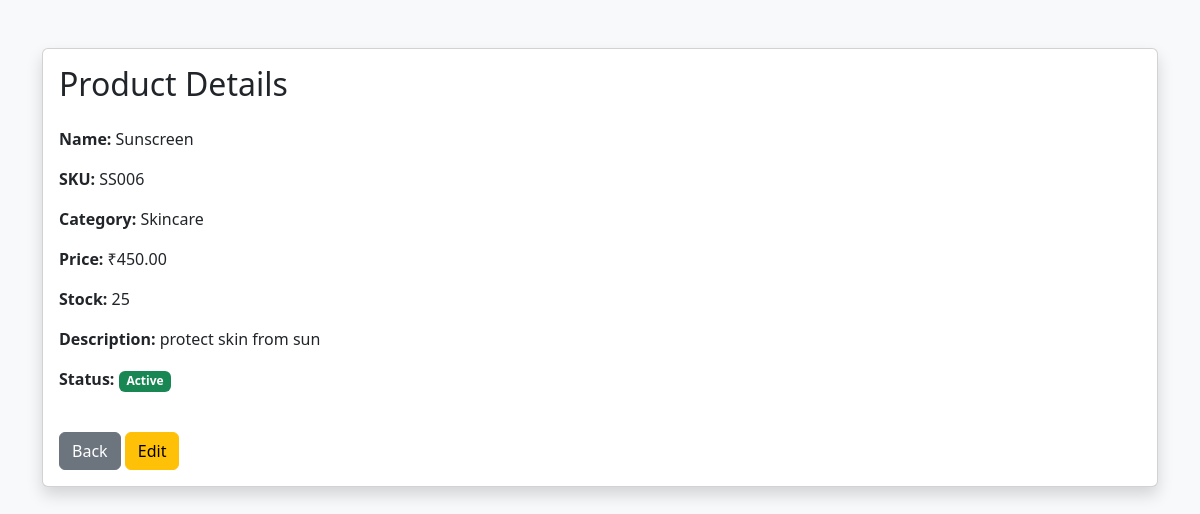
Page /products/view/6/ (signed in) on the committed database.
### store/models.py (models this page shows, shortened)
class Product(models.Model):
    name = models.CharField(max_length=150)
    sku = models.CharField(max_length=50, unique=True)
    category = models.ForeignKey(
        Category,
        on_delete=models.PROTECT,
        related_name="products"
    )
    price = models.DecimalField(max_digits=10, decimal_places=2)
    stock = models.PositiveIntegerField(default=0)
    image = models.ImageField(upload_to="products/", blank=True, null=True)
    description = models.TextField(blank=True)
    status = models.BooleanField(default=True)
    created_at = models.DateTimeField(auto_now_add=True)
    updated_at = models.DateTimeField(auto_now=True)

class Category(models.Model):
    name = models.CharField(max_length=100, unique=True)

### store/views.py (the view)
# urls.py: path("products/view/<int:id>/", views.product_detail, name="product_detail"),
@login_required
def product_detail(request, id):
    product = get_object_or_404(
        Product,
        id=id
    )
    return render(
        request,
        "product_detail.html",
        {
            "product": product
        }
    )

### templates/product_detail.html (shortened to what this page needs)
<!DOCTYPE html>
<html lang="en">
<head>
    <link
        href="https://cdn.jsdelivr.net/npm/bootstrap@5.3.3/dist/css/bootstrap.min.css"
        rel="stylesheet"
    >
</head>
<body class="bg-light">
<div class="container mt-5">
    <div class="card shadow">
        <div class="card-body">
            <h2 class="mb-4">Product Details</h2>
            <p><strong>Name:</strong> {{ product.name }}</p>
            <p><strong>SKU:</strong> {{ product.sku }}</p>
            <p>
                <strong>Category:</strong>
                {{ product.category.name }}
            </p>
            <p>
                <strong>Price:</strong>
                ₹{{ product.price }}
            </p>
            <p>
                <strong>Stock:</strong>
                {{ product.stock }}
            </p>
            <p>
                <strong>Description:</strong>
                {{ product.description }}
            </p>
            <p>
                <strong>Status:</strong>
                {% if product.status %}
                    <span class="badge bg-success">
                        Active
                    </span>
                {% else %}
                    <span class="badge bg-danger">
                        Inactive
                    </span>
                {% endif %}
            </p>
            <br>
            <a
                href="{% url 'product_list' %}"
                class="btn btn-secondary"
            >
                Back
            </a>
            <a
                href="{% url 'product_edit' product.id %}"
                class="btn btn-warning"
            >
                Edit
            </a>
        </div>
    </div>
</div>
</body>
</html>

### rows in the picture
Product: name "Sunscreen", sku "SS006", category.name "Skincare", price "450.00", stock "25", description "protect skin from sun"
